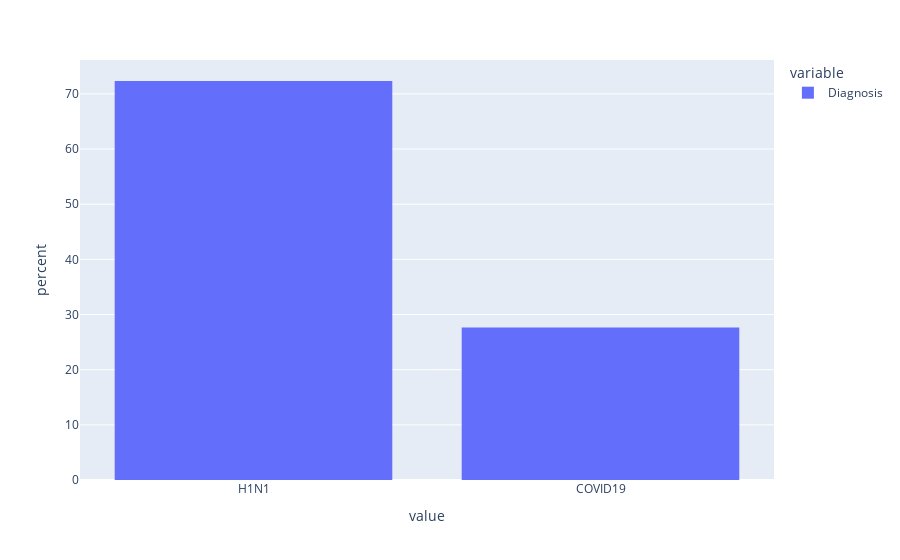

This figure's notebook cell:
### Code cell
px.histogram(covid_df['Diagnosis'], histnorm='percent')

### Figure 1 — Plotly figure (JSON) as saved in the notebook; plotly's stock layout.template omitted (floating-point values rounded to 4 significant figures; data arrays with more than 128 entries replaced by an {"elided": "..."} marker saying what was removed)
{"data": [{"alignmentgroup": "True", "bingroup": "x", "histnorm": "percent", "hovertemplate": "variable=Diagnosis<br>value=%{x}<br>percent=%{y}<extra></extra>", "legendgroup": "Diagnosis", "marker": {"color": "#636efa", "pattern": {"shape": ""}}, "name": "Diagnosis", "offsetgroup": "Diagnosis", "orientation": "v", "showlegend": true, "type": "histogram", "x": {"elided": "1482 str values"}, "xaxis": "x", "yaxis": "y"}], "layout": {"autosize": true, "barmode": "relative", "legend": {"title": {"text": "variable"}, "tracegroupgap": 0}, "margin": {"t": 60}, "xaxis": {"anchor": "y", "autorange": true, "domain": [0, 1], "range": [-0.5, 1.5], "title": {"text": "value"}, "type": "category"}, "yaxis": {"anchor": "x", "autorange": true, "domain": [0, 1], "range": [0, 76.14], "title": {"text": "percent"}}}}
